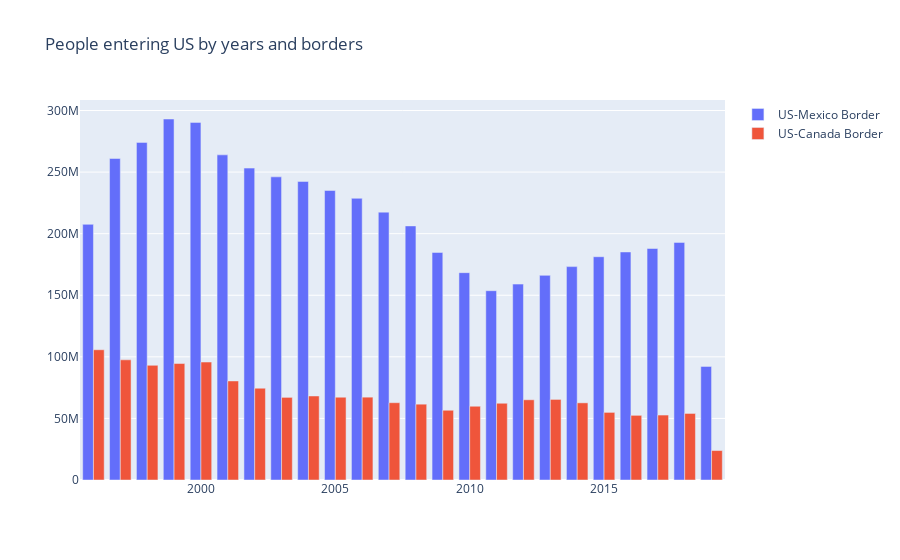

Notebook code for this chart:
### Code cell
# set parameters
val_m = df_date_year.loc(axis=0)[:,'US-Mexico Border'].values.flatten().tolist()
val_c = df_date_year.loc(axis=0)[:,'US-Canada Border'].values.flatten().tolist()
years = df_date_year.unstack(level=1).index.values

# configure bar chart 
fig = go.Figure(data=[
    go.Bar(name='US-Mexico Border', x= years, y= val_m), 
    go.Bar(name='US-Canada Border', x= years, y= val_c)])

# change bar mode
fig.update_layout(title = 'People entering US by years and borders', barmode='group')
fig.show()

### Figure 1 — Plotly figure (JSON) as saved in the notebook; plotly's stock layout.template omitted (floating-point values rounded to 4 significant figures)
{"data": [{"name": "US-Mexico Border", "type": "bar", "x": [1996, 1997, 1998, 1999, 2000, 2001, 2002, 2003, 2004, 2005, 2006, 2007, 2008, 2009, 2010, 2011, 2012, 2013, 2014, 2015, 2016, 2017, 2018, 2019], "y": [207586832, 261050472, 274125727, 293109831, 290368364, 263992857, 253240235, 246120241, 242422023, 235084672, 228715214, 217482762, 206301125, 184765055, 168347492, 153706850, 159061181, 166151041, 173260603, 181281186, 185155513, 187965778, 192913686, 92249450]}, {"name": "US-Canada Border", "type": "bar", "x": [1996, 1997, 1998, 1999, 2000, 2001, 2002, 2003, 2004, 2005, 2006, 2007, 2008, 2009, 2010, 2011, 2012, 2013, 2014, 2015, 2016, 2017, 2018, 2019], "y": [105762398, 97570223, 93097261, 94573669, 95776909, 80433778, 74539094, 67092234, 68215987, 67205812, 67264835, 62765526, 61561658, 56625807, 59885377, 62319454, 65137704, 65436148, 62648209, 54892052, 52500249, 52736731, 54032240, 23917233]}], "layout": {"barmode": "group", "title": {"text": "People entering US by years and borders"}}}
